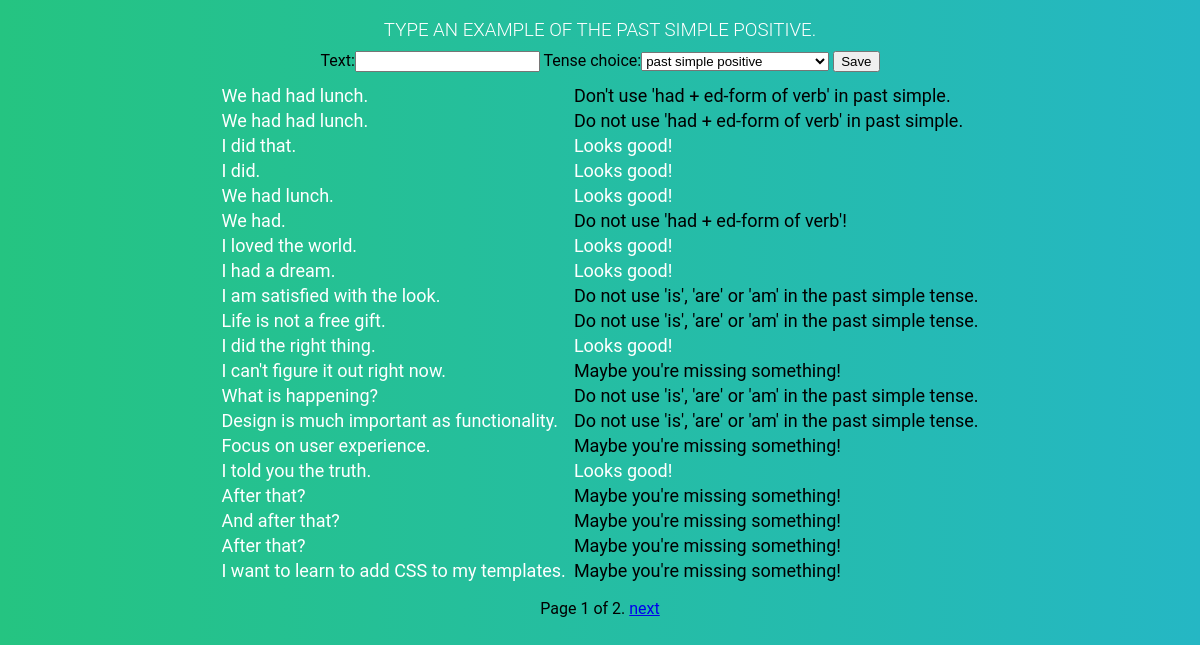
The page / on the database its author committed.
### tense_check/models.py (models this page shows)
class Sentence(models.Model):
    text = models.CharField(max_length=50)
    test_res_pass = models.CharField(max_length=50, default='', blank=True)
    test_res_fail = models.CharField(max_length=50, default='', blank=True)
    TENSE_CHOICES = (
        ('past simple positive', 'past simple positive'),
        ('past simple negative', 'past simple negative'),
        ('past simple yes-no question', 'past simple yes-no question'),
    )
    tense_choice = models.CharField(max_length=50, choices=TENSE_CHOICES, default='past simple positive',
                                    null=True, blank=True)
    pub_date = models.DateTimeField(default=timezone.now)
    def __str__(self):
        return self.text
    class Meta:
        ordering = ['-pub_date']

### tense_check/views.py (the view)
# urls.py: url(r'', views.home, name='home'),
def home(request):
    sentences = Sentence.objects.all()
    if request.method == 'POST':
        form = SentenceForm(request.POST)
        if form.is_valid():
            sentence_new = form.save(commit=False)
            text = sentence_new.text
            text = text[:-1]
            text = text.split()
            i = len(text) - 1
            in_verbs_one = 'was'
            in_verbs_two = 'were'
            in_verbs_three = 'had'
            in_verbs_four = 'has'
            in_verbs_five = 'have'
            in_verbs_six = 'is'
            in_verbs_seven = 'are'
            in_verbs_eight = 'am'
            if sentence_new.tense_choice == 'past simple positive':
                if in_verbs_one in text:
                    sentence_new.test_res_fail += "Don't use 'was' or 'were' in past simple."
                elif i == 0:
                    sentence_new.test_res_fail += 'Too short!'
                elif in_verbs_two in text:
                    sentence_new.test_res_fail += "Don't use 'was' or 'were' in past simple."
                elif in_verbs_four in text:
                    sentence_new.test_res_fail += "Don't use 'has' or 'have' in past simple."
                elif in_verbs_five in text:
                    sentence_new.test_res_fail += "Don't use 'has' or 'have' in past simple."
                elif in_verbs_six in text:
                    sentence_new.test_res_fail += "Don't use 'is', 'are' or 'am' in past simple."
                elif in_verbs_seven in text:
                    sentence_new.test_res_fail += "Don't use 'is', 'are' or 'am' in past simple."
                elif in_verbs_eight in text:
                    sentence_new.test_res_fail += "Don't use 'is', 'are' or 'am' in past simple."
                elif in_verbs_three in text:
                    if i == 1:
                        if text[1] in preLis2:
                            sentence_new.test_res_fail += "Don't use 'had + ed-form of verb'!"
                        else:
                            sentence_new.test_res_fail += 'Maybe you\'re missing the object!'
                    if i == 2:
                        if text[2] in preLis2:
                            sentence_new.test_res_fail += "Don't use 'had + ed-form of verb' in past simple."
                        else:
                            sentence_new.test_res_pass += 'Looks good!'
                    if i == 3:
                        if text[2] in preLis2:
                            sentence_new.test_res_fail += "Don't use 'had + ed-form of verb' in past simple."
                        elif text[3] in preLis2:
                            sentence_new.test_res_fail += "Don't use 'had + ed-form of verb' in past simple."
                        else:
                            sentence_new.test_res_pass += 'Looks good!'
                    if i >= 4:
                        if text[2] in preLis2:
                            sentence_new.test_res_fail += "Don't use 'had + ed-form of verb' in past simple."
                        elif text[3] in preLis2:
                            sentence_new.test_res_fail += "Don't use 'had + ed-form of verb' in past simple."
                        elif text[4] in preList:
                            sentence_new.test_res_fail += "Don't use 'had + ed-form of verb' in past simple."
                        else:
                            sentence_new.test_res_pass += 'Looks good!'
                else:
                    if i == 1:
                        if text[1] in preList:
                            sentence_new.test_res_pass += "Looks good!"
                        else:
                            sentence_new.test_res_fail += 'Maybe you\'re missing something!'
                    if i == 2:
                        if text[1] in preList:
                            sentence_new.test_res_pass += "Looks good!"
                        elif text[2] in preList:
                            sentence_new.test_res_pass += "Looks good!"
                        else:
                            sentence_new.test_res_fail += 'Maybe you\'re missing something!'
                    if i == 3:
                        if text[1] in preList:
                            sentence_new.test_res_pass += "Looks good!"
                        elif text[2] in preList:
                            sentence_new.test_res_pass += "Looks good!"
                        elif text[3] in preList:
                            sentence_new.test_res_pass += "Looks good!"
                        else:
                            sentence_new.test_res_fail += 'Maybe you\'re missing something!'
                    if i >= 4:
                        if text[1] in preList:
                            sentence_new.test_res_pass += "Looks good!"
                        elif text[2] in preList:
                            sentence_new.test_res_pass += "Looks good!"
                        elif text[3] in preList:
                            sentence_new.test_res_pass += "Looks good!"
                        elif text[4] in preList:
                            sentence_new.test_res_pass += "Looks good!"
                        else:
                            sentence_new.test_res_fail += 'Maybe you\'re missing something!'
            sentence_new.save()
            return HttpResponseRedirect('home')
    else:
        form = SentenceForm()
    paginator = Paginator(sentences, 20)
    page = request.GET.get('page')
    try:
        sentences = paginator.page(page)
    except PageNotAnInteger:
        sentences = paginator.page(1)
    except EmptyPage:
        sentences = paginator.page(paginator.num_pages)
        return render(request, 'home.html', {'sentences': sentences})
    return render(request, 'home.html', {'sentences': sentences, 'form': form})

### tense_check/forms.py
class SentenceForm(ModelForm):
    class Meta:
        model = Sentence
        fields = ['text', 'tense_choice']

### templates/home.html (shortened to what this page needs)
<!DOCTYPE html>
<html lang="en">
<head>
    {% load static %}
    <link rel="stylesheet" href="{% static 'tense_check/css/home.css' %}">
</head>
<body style="background: -webkit-linear-gradient(left, #25c481, #25b7c4); background: linear-gradient(to right, #25c481, #25b7c4);
font-family: 'Roboto', sans-serif;">
    <div id="container">
    <div align="center">
    <h3 style="color: #fff; text-transform: uppercase; font-weight: 300; text-align: center; margin-bottom: 10px;">Type an example of the past simple positive.</h3>
<div style="margin-bottom: 10px"><form method="post" action="">
        {{ form }}
        <input type="submit" value="Save">
    </form>
</div>
    </div>
    <div align="center">
    <table id="table1">
    {% for sentence in sentences %}
        <tr>
        <td id="text"; style="font-size: 18px; color: #fff; padding-right: 5px">{{ sentence }}</td>
            {% if sentence.test_res_pass %}
        <td style="color: #fff; font-size: 18px">{{ sentence.test_res_pass }}</td>
            {% else %}
         <td style="color: #000; font-size: 18px">{{ sentence.test_res_fail }}</td>
            {% endif %}
         </tr>
    {% endfor %}
    </table>
    <div class="pagination"; style="margin-top: 15px">
    <span class="step-links">
        <span class="current">
            Page {{ sentences.number }} of {{ sentences.paginator.num_pages }}.
        </span>
        {% if sentences.has_next %}
            <a href="?page={{ sentences.next_page_number }}">next</a>
        {% endif %}
    </span>
    </div>
    </div>
    </div>
</body>
</html>

### static/tense_check/css/home.css (style rules this page uses)
body { background: -webkit-linear-gradient(left, #25c481, #25b7c4); background: linear-gradient(to right, #25c481, #25b7c4); font-family: 'Roboto', sans-serif; }

### rows shown on the page
Sentence: text "We had had lunch.", test_res_fail "Don't use 'had + ed-form of verb' in past simple."
Sentence: text "We had had lunch.", test_res_fail "Do not use 'had + ed-form of verb' in past simple."
Sentence: text "I did that.", test_res_pass "Looks good!"
Sentence: text "I did.", test_res_pass "Looks good!"
Sentence: text "We had lunch.", test_res_pass "Looks good!"
Sentence: text "We had.", test_res_fail "Do not use 'had + ed-form of verb'!"
Sentence: text "I loved the world.", test_res_pass "Looks good!"
Sentence: text "I had a dream.", test_res_pass "Looks good!"
Sentence: text "I am satisfied with the look.", test_res_fail "Do not use 'is', 'are' or 'am' in the past simple tense."
Sentence: text "Life is not a free gift.", test_res_fail "Do not use 'is', 'are' or 'am' in the past simple tense."
Sentence: text "I did the right thing.", test_res_pass "Looks good!"
Sentence: text "I can't figure it out right now.", test_res_fail "Maybe you're missing something!"
Sentence: text "What is happening?", test_res_fail "Do not use 'is', 'are' or 'am' in the past simple tense."
Sentence: text "Design is much important as functionality.", test_res_fail "Do not use 'is', 'are' or 'am' in the past simple tense."
Sentence: text "Focus on user experience.", test_res_fail "Maybe you're missing something!"
Sentence: text "I told you the truth.", test_res_pass "Looks good!"
Sentence: text "After that?", test_res_fail "Maybe you're missing something!"
Sentence: text "And after that?", test_res_fail "Maybe you're missing something!"
Sentence: text "After that?", test_res_fail "Maybe you're missing something!"
Sentence: text "I want to learn to add CSS to my templates.", test_res_fail "Maybe you're missing something!"

### other values the page prints
{{ sentences.number }} "1"
{{ sentences.paginator.num_pages }} "2"
